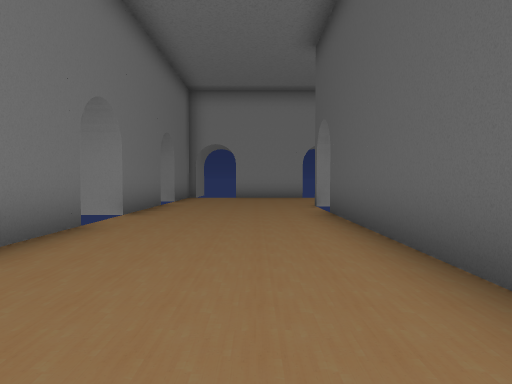
View 1 (above)

24 first-person views from a walk through a level from a Godot 3-D game. The camera is 1.3 m above the floor, tilts 2° down and sees 75° across. The floor is counted in squares, 2 m on a side. Each view is taken from the middle of a square. On the plan, view 1 faces up. The plan holds only what a view shows up to about 10 squares ahead; the rest is blank. The place goes on beyond the plan. Some surface patterns are stand-ins.

View 2
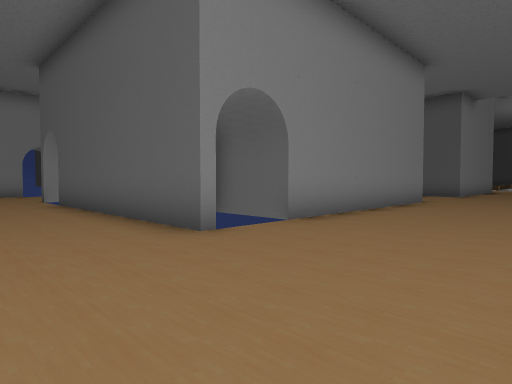

View 3
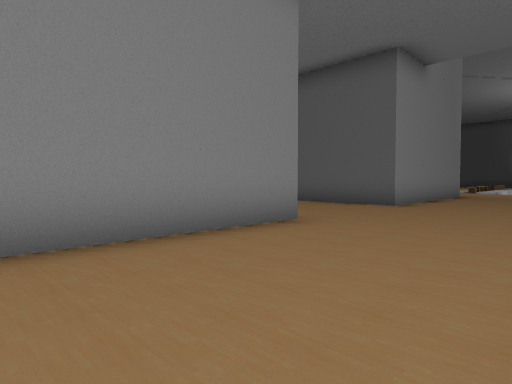

View 4
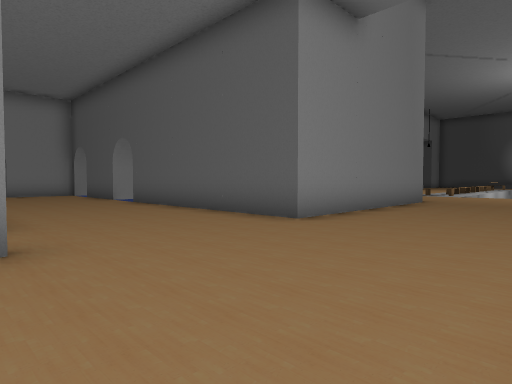

View 5
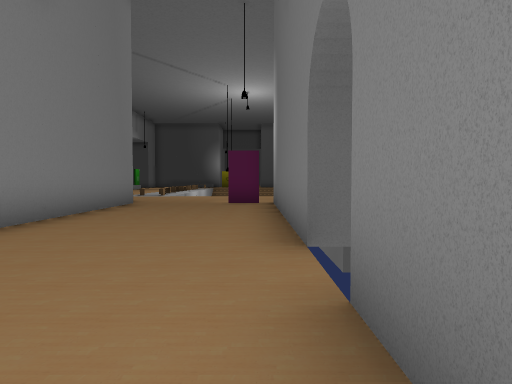

View 6
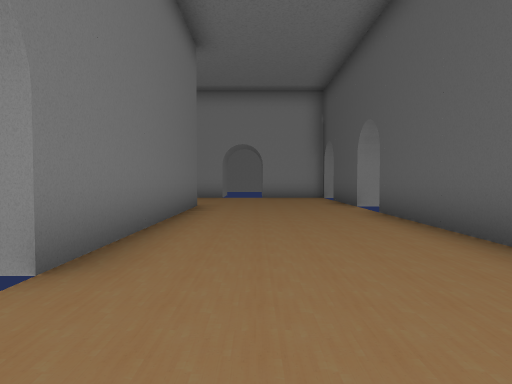

View 7
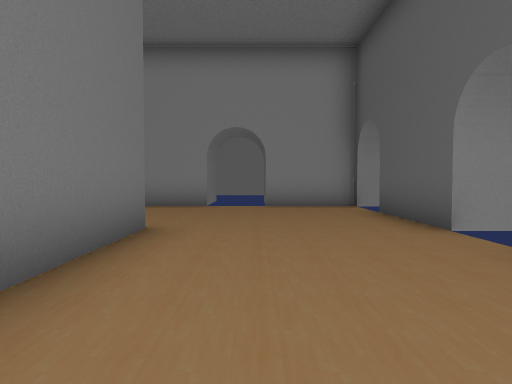

View 8
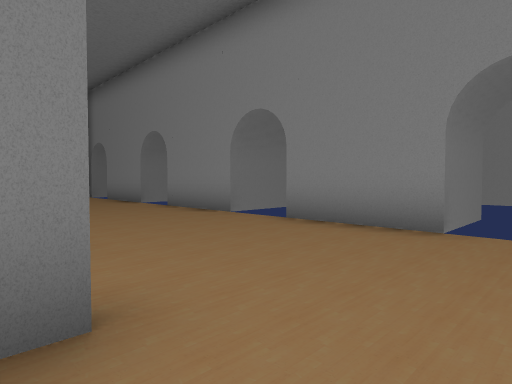

View 9
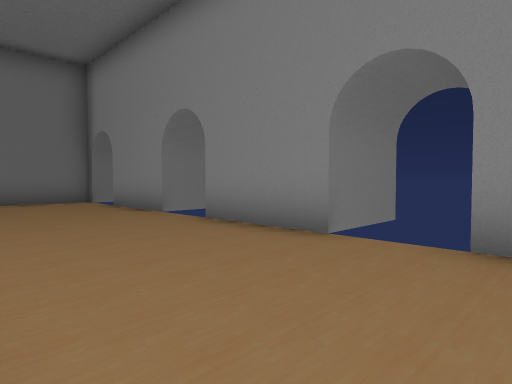

View 10
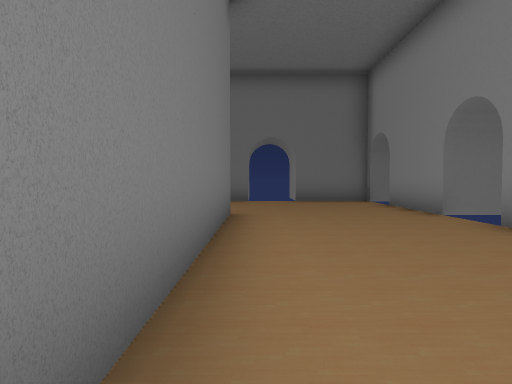

View 11
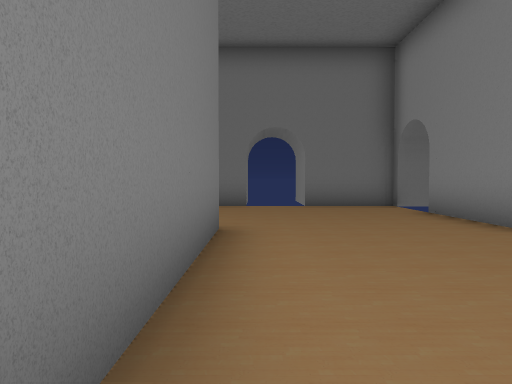

View 12
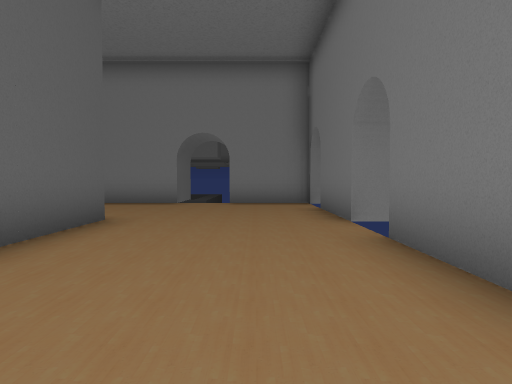

View 13
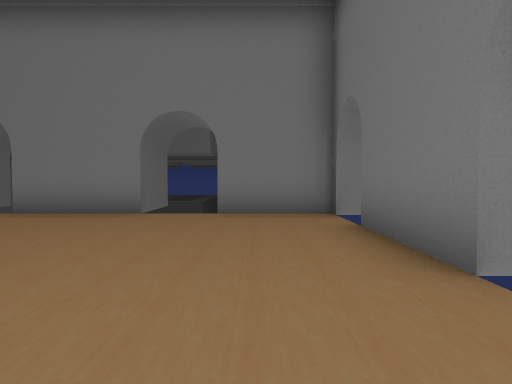

View 14
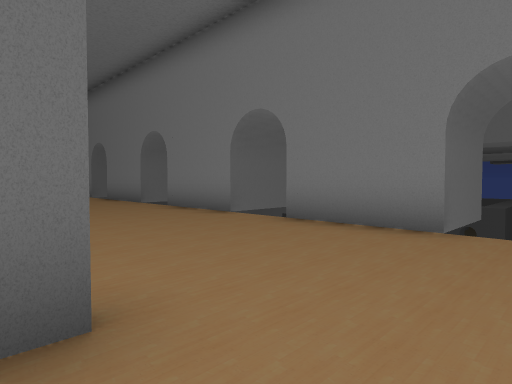

View 15
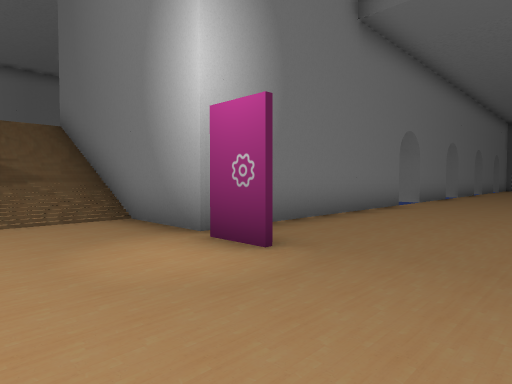

View 16
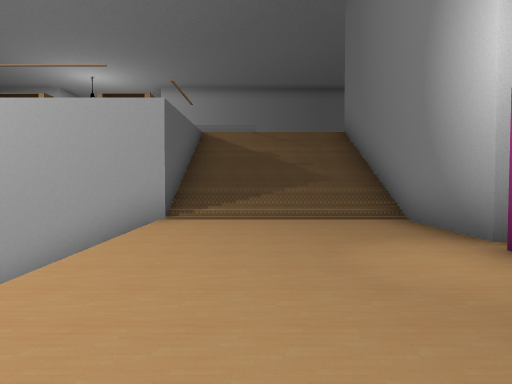

View 17
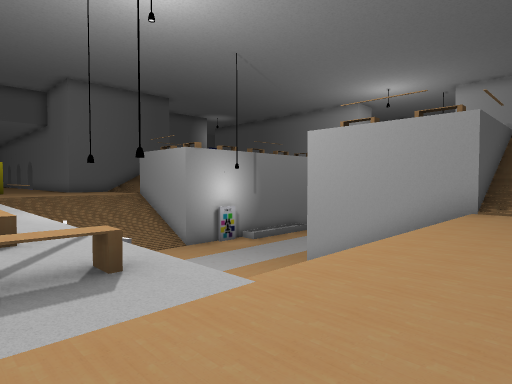

View 18
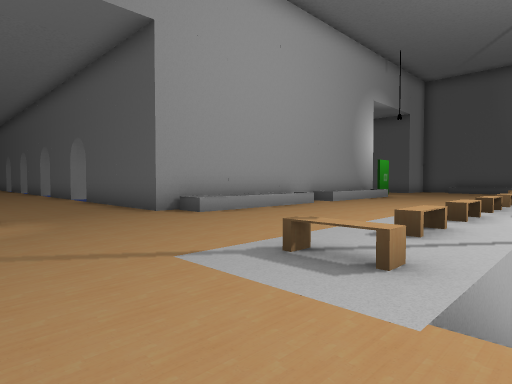

View 19
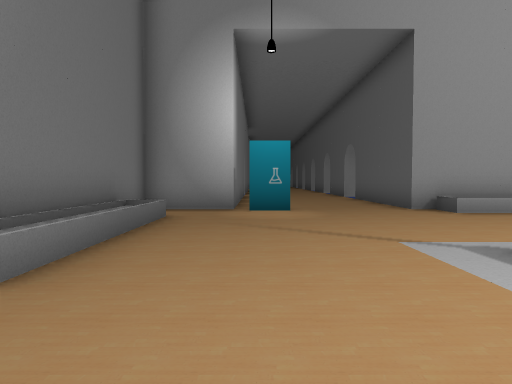

View 20
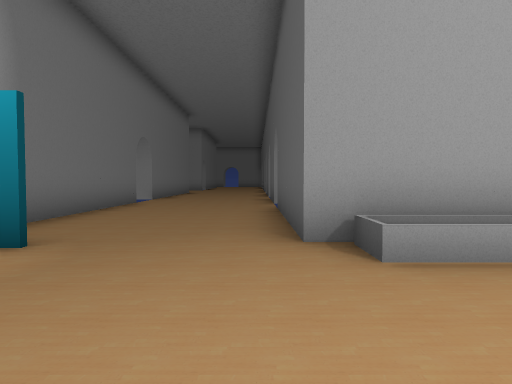

View 21
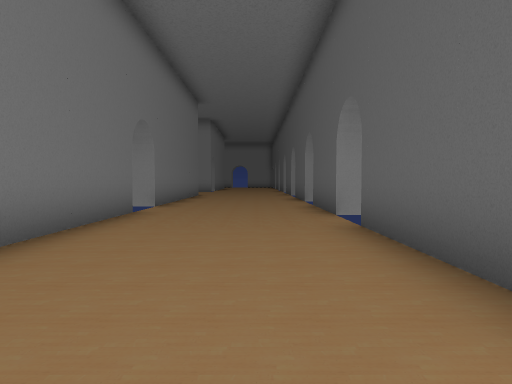

View 22
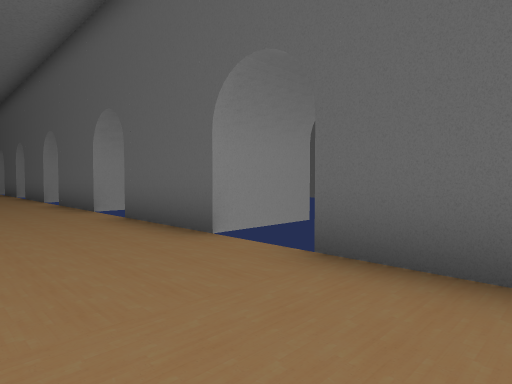

View 23
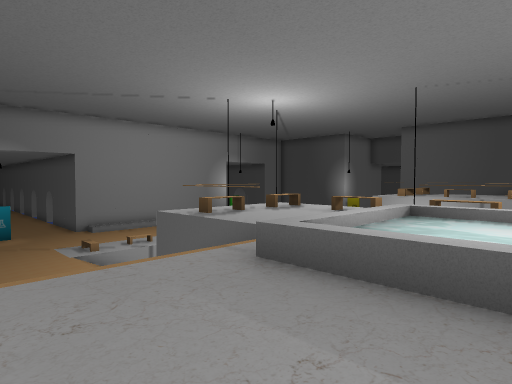

View 24
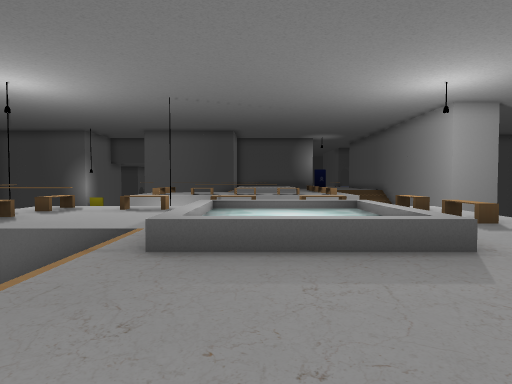

### Floor plan
Key: @ floor where view 1 was taken; # wall or solid block; . main floor; : floor 0.5 m higher than the main floor; + floor 4 m higher than the main floor; / step, stairs or slope; = window, fence, low wall or low ledge; ≈ water the walk keeps out of; ^ raised ledge; B bench; O other object.
Columns run from 3 left of view 1 to 33 right of it. Each row starts with its distance up from view 1.
 16                         #....#
 15                         #....#
 14                         #....#
 13 ##################      #....#
 12 #................#      #....#
 11 #................#      #....#
 10 #................#      #....#
  9 #................#      #....#
  8 #....########....#      #....#
  7 #....#      #....#     ##....#####
  6 #....#      #....#    ####...^^^^^
  5 #....#      #....#    #=...........
  4 #....#      #....#    #:............
  3 #....#      #....#    #:.............
  2 #....##     #....#    #:...B.BBBBBBOO
  1 #....########....#######...B........
  0 #..@.......................///
 -1 #........................../
 -2 #........................../
 -3 #......................#.../
 -4 #######################..../
 -5                       #....///
 -6                       #////BBBB
 -7                       #////++++
 -8                       #////++B+
 -9                       #////++B+
-10                        ++^^^+B+
-11                       +++^≈≈^B+
-12                        ++^≈≈^O
-13                         +^^^^O
-14                            BBBB

Where each view was taken, in squares from view 1:
view 1: 0 up, 0 right, facing up
view 2: 3 down, 1 left, facing up-right
view 3: 3 down, 5 right, facing up-right
view 4: 3 down, 9 right, facing up-right
view 5: 3 down, 10 right, facing right
view 6: 0 up, 11 right, facing up
view 7: 4 up, 11 right, facing up
view 8: 8 up, 11 right, facing up-left
view 9: 9 up, 8 right, facing up-left
view 10: 9 up, 8 right, facing left
view 11: 9 up, 6 right, facing left
view 12: 6 up, 1 left, facing down
view 13: 3 up, 1 left, facing down
view 14: 1 up, 0 right, facing down-right
view 15: 0 up, 22 right, facing down-left
view 16: 0 up, 22 right, facing down
view 17: 2 up, 22 right, facing down-right
view 18: 0 up, 22 right, facing up-right
view 19: 1 down, 22 right, facing up
view 20: 3 up, 25 right, facing up
view 21: 6 up, 24 right, facing up
view 22: 9 up, 23 right, facing up-right
view 23: 12 down, 20 right, facing up-right
view 24: 11 down, 19 right, facing right
